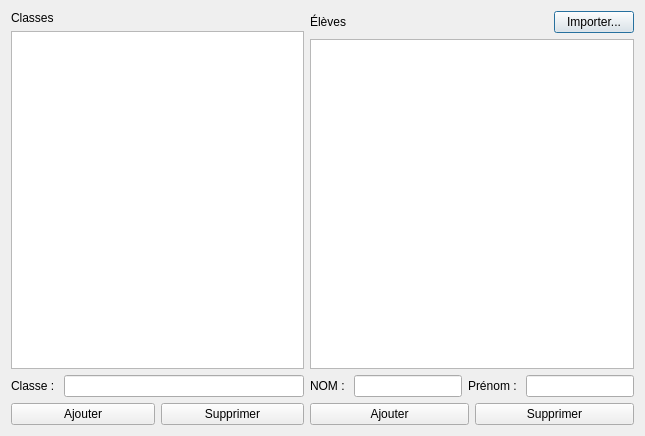
<?xml version="1.0" encoding="UTF-8"?>
<ui version="4.0">
 <class>GroupsStudentsManager</class>
 <widget class="QDialog" name="GroupsStudentsManager">
  <property name="geometry">
   <rect>
    <x>0</x>
    <y>0</y>
    <width>645</width>
    <height>436</height>
   </rect>
  </property>
  <property name="windowTitle">
   <string>Gestionnaire des classes et des élèves</string>
  </property>
  <layout class="QHBoxLayout" name="horizontalLayout">
   <item>
    <layout class="QVBoxLayout" name="verticalLayout">
     <item>
      <widget class="QLabel" name="label">
       <property name="text">
        <string>Classes</string>
       </property>
      </widget>
     </item>
     <item>
      <widget class="QListWidget" name="list_groups"/>
     </item>
     <item>
      <layout class="QHBoxLayout" name="horizontalLayout_5">
       <item>
        <widget class="QLabel" name="label_5">
         <property name="text">
          <string>Classe : </string>
         </property>
        </widget>
       </item>
       <item>
        <widget class="QLineEdit" name="edit_groups"/>
       </item>
      </layout>
     </item>
     <item>
      <layout class="QHBoxLayout" name="horizontalLayout_2">
       <item>
        <widget class="QPushButton" name="btn_add_groups">
         <property name="text">
          <string>Ajouter</string>
         </property>
         <property name="autoDefault">
          <bool>false</bool>
         </property>
        </widget>
       </item>
       <item>
        <widget class="QPushButton" name="btn_delete_groups">
         <property name="text">
          <string>Supprimer</string>
         </property>
         <property name="autoDefault">
          <bool>false</bool>
         </property>
        </widget>
       </item>
      </layout>
     </item>
    </layout>
   </item>
   <item>
    <layout class="QVBoxLayout" name="verticalLayout_2">
     <item>
      <layout class="QHBoxLayout" name="horizontalLayout_6">
       <item>
        <widget class="QLabel" name="label_2">
         <property name="text">
          <string>Élèves</string>
         </property>
        </widget>
       </item>
       <item>
        <spacer name="horizontalSpacer">
         <property name="orientation">
          <enum>Qt::Horizontal</enum>
         </property>
         <property name="sizeHint" stdset="0">
          <size>
           <width>40</width>
           <height>20</height>
          </size>
         </property>
        </spacer>
       </item>
       <item>
        <widget class="QPushButton" name="btn_import">
         <property name="text">
          <string>Importer...</string>
         </property>
        </widget>
       </item>
      </layout>
     </item>
     <item>
      <widget class="QListWidget" name="list_students"/>
     </item>
     <item>
      <layout class="QHBoxLayout" name="horizontalLayout_3">
       <item>
        <widget class="QLabel" name="label_3">
         <property name="text">
          <string>NOM : </string>
         </property>
        </widget>
       </item>
       <item>
        <widget class="QLineEdit" name="edit_name"/>
       </item>
       <item>
        <widget class="QLabel" name="label_4">
         <property name="text">
          <string>Prénom : </string>
         </property>
        </widget>
       </item>
       <item>
        <widget class="QLineEdit" name="edit_first_name"/>
       </item>
      </layout>
     </item>
     <item>
      <layout class="QHBoxLayout" name="horizontalLayout_4">
       <item>
        <widget class="QPushButton" name="btn_add_students">
         <property name="text">
          <string>Ajouter</string>
         </property>
         <property name="autoDefault">
          <bool>false</bool>
         </property>
        </widget>
       </item>
       <item>
        <widget class="QPushButton" name="btn_delete_students">
         <property name="text">
          <string>Supprimer</string>
         </property>
         <property name="autoDefault">
          <bool>false</bool>
         </property>
        </widget>
       </item>
      </layout>
     </item>
    </layout>
   </item>
  </layout>
 </widget>
 <resources/>
 <connections/>
</ui>
